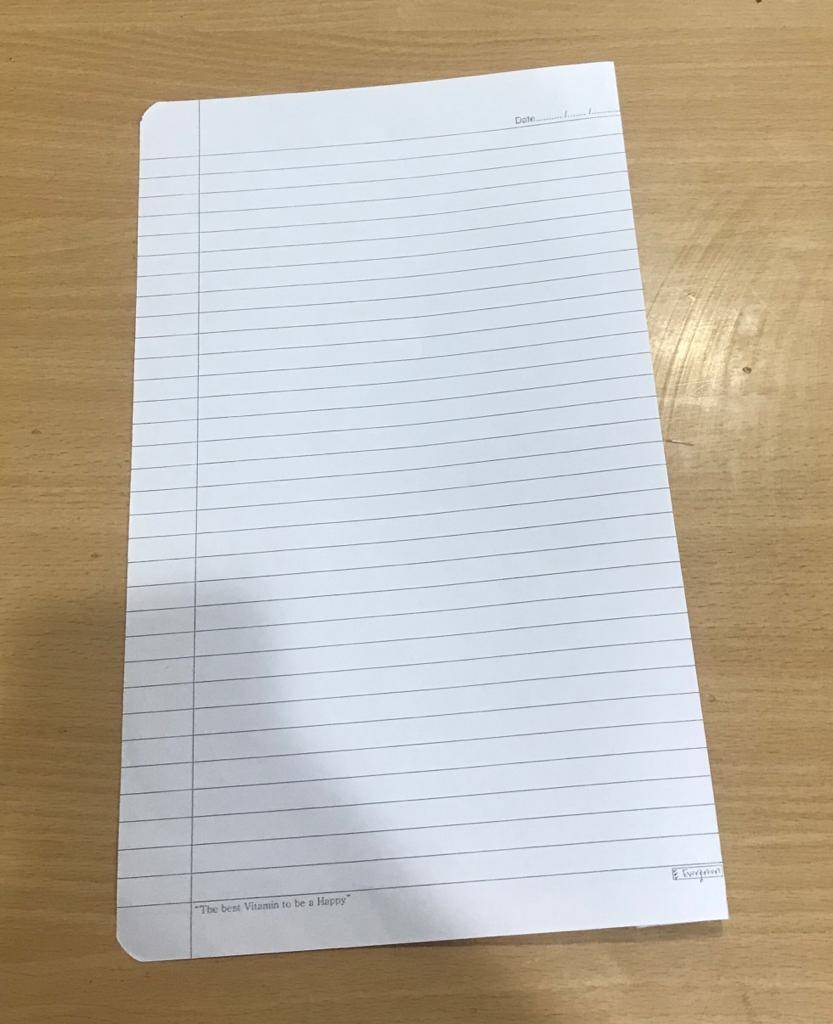
#> input picture img.jpeg, 833 x 1024 px
$ python code1.py
#> lines starting #> are read from the running program, lines starting #| are printed output that depends on the picture; after the words box and inside, x2 and y2 are one past the last pixel; in counts of white or black regions, pixels touching at a corner belong together
import cv2 as cv
import numpy as np
import matplotlib.pyplot as plt
import mapper
import imutils

def order_points(pts):

	rect = np.zeros((4, 2), dtype="float32")

	s = pts.sum(axis=1)
	rect[0] = pts[np.argmin(s)]
	rect[2] = pts[np.argmax(s)]


	diff = np.diff(pts, axis=1)
	rect[1] = pts[np.argmin(diff)]
	rect[3] = pts[np.argmax(diff)]

	return rect


def transformFourPoints(image, pts):

	rect = order_points(pts)
	(tl, tr, br, bl) = rect


	widthA = np.sqrt(((br[0] - bl[0]) ** 2) + ((br[1] - bl[1]) ** 2))
	widthB = np.sqrt(((tr[0] - tl[0]) ** 2) + ((tr[1] - tl[1]) ** 2))
	maxWidth = max(int(widthA), int(widthB))


	heightA = np.sqrt(((tr[0] - br[0]) ** 2) + ((tr[1] - br[1]) ** 2))
	heightB = np.sqrt(((tl[0] - bl[0]) ** 2) + ((tl[1] - bl[1]) ** 2))
	maxHeight = max(int(heightA), int(heightB))


	dst = np.array([[0, 0],	[maxWidth - 1, 0],	[maxWidth - 1, maxHeight - 1],	[0, maxHeight - 1]], dtype="float32")


	M = cv2.getPerspectiveTransform(rect, dst)
	warped = cv2.warpPerspective(image, M, (maxWidth, maxHeight))

	return warped


img=cv.imread('img.jpeg',0)
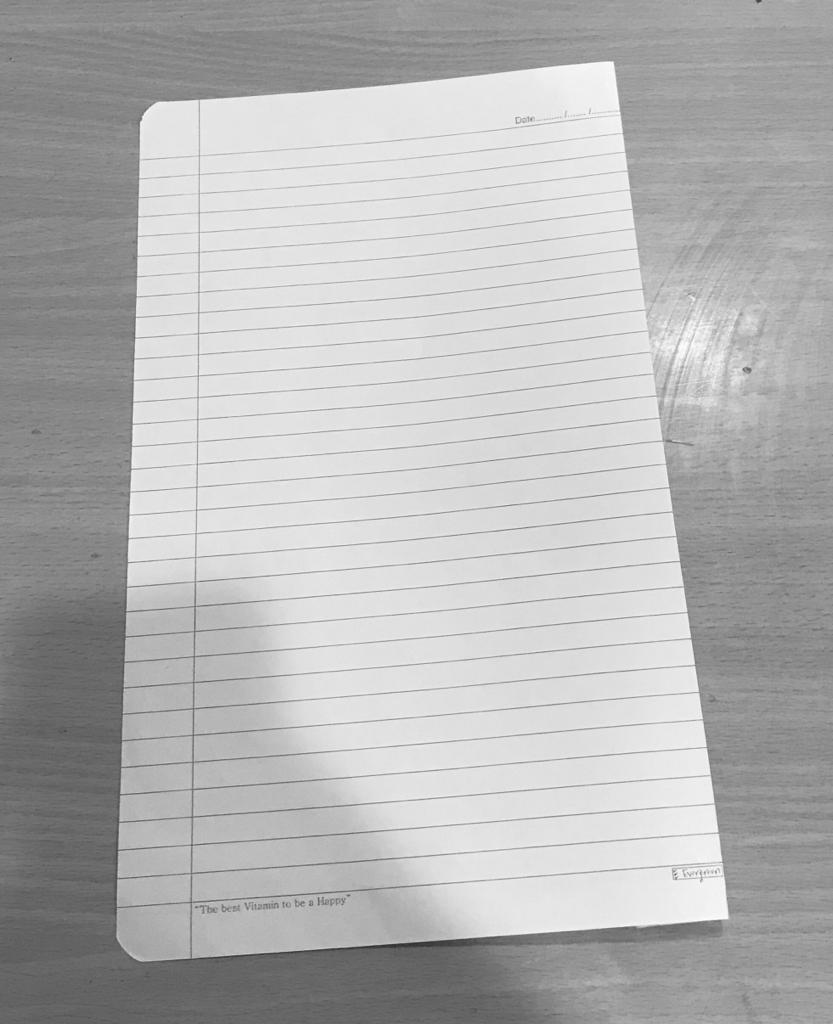
#> img: shape (1024, 833); min 46, max 255, mean 181.3
img=cv.resize(img,(512,512))
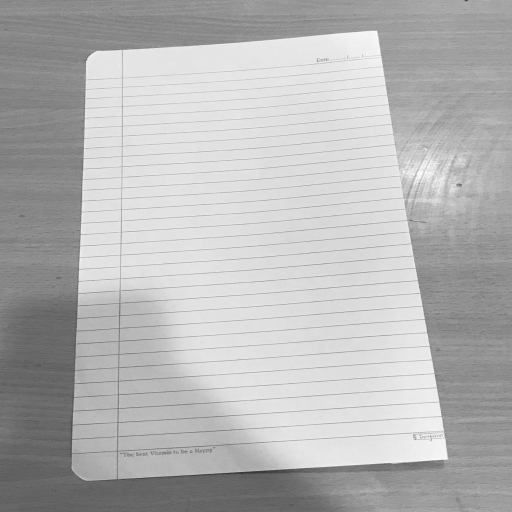
#> img: shape (512, 512); min 51, max 252, mean 181.3
orig=img.copy()
# plt.imshow(img,cmap='gray');plt.show()
blurred=cv.GaussianBlur(img,(5,5),0)
plt.imshow(blurred,cmap='gray');plt.show()
edged=cv.Canny(blurred,60,120)
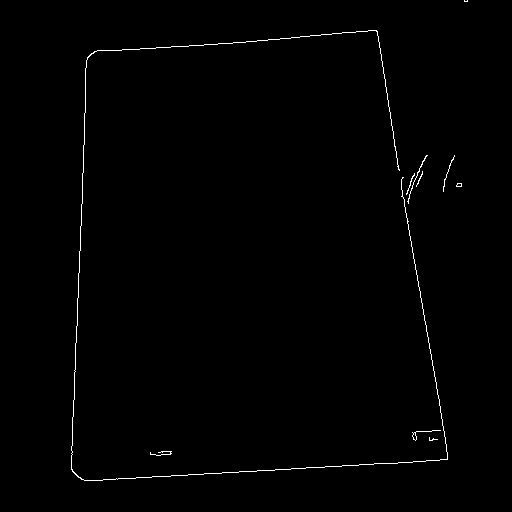
#> edged: shape (512, 512); 0.69% white in thin lines or dots, all inside (x1, y1, x2, y2) = (71, 0, 468, 481)
plt.imshow(edged,cmap='gray');plt.show()
cnts,hierarchy=cv.findContours(edged,cv.RETR_LIST,cv.CHAIN_APPROX_SIMPLE)
#> cnts = 12 contours, 10 with area under 20; largest, box (x1, y1, x2, y2) and area: (71, 30, 448, 481) 23, (412, 430, 441, 441) 20
# contours=sorted(contours,key=cv.contourArea,reverse=True)
# print(len(contours))
# cnts = cnts[0] if imutils.is_cv() else cnts[1]
cnts = sorted(cnts, key = cv.contourArea, reverse = True)[:5]
#> cnts = 5 contours, 3 with area under 20; largest, box (x1, y1, x2, y2) and area: (71, 30, 448, 481) 23, (412, 430, 441, 441) 20
cv.drawContours(img,cnts,0,(0,255,0),2)
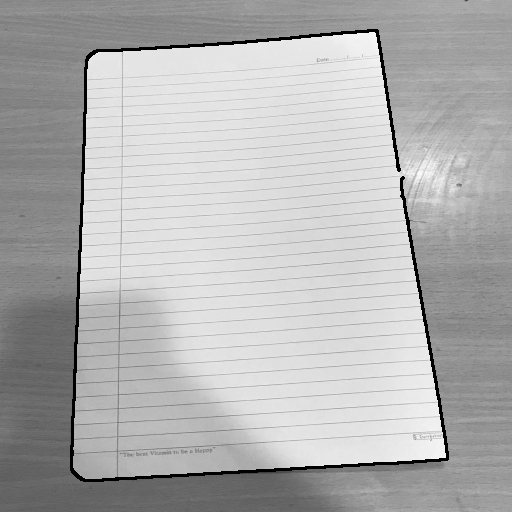
#> img: shape (512, 512); 1.84% of pixels changed, all inside (x1, y1, x2, y2) = (70, 29, 449, 482)
plt.imshow(img,'gray');plt.show()
# [7 lines of commented-out code are left out]

#> (the run stopped early here; a loop or call above may not have finished)
